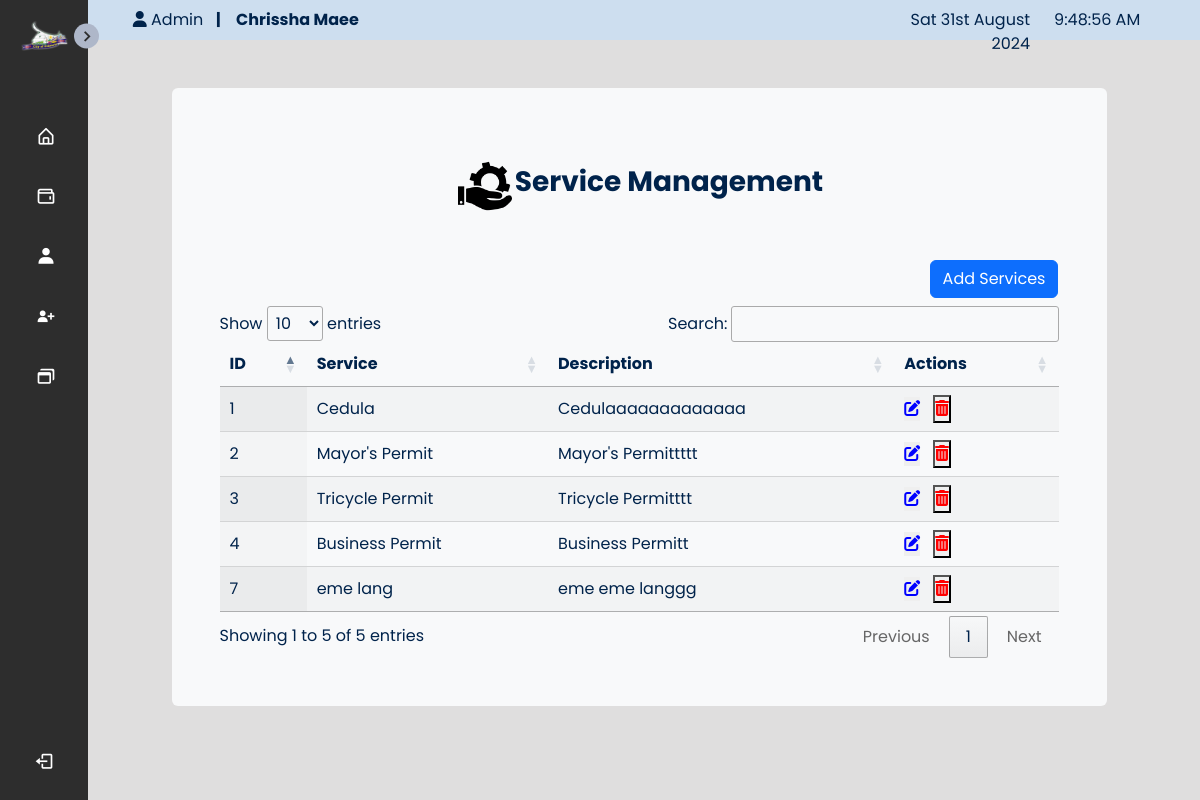
Page /admin/service_management.php (signed in) on the committed database.
### tables this page shows
CREATE TABLE `service` (
  `service_id` int(11) NOT NULL,
  `service_name` varchar(50) NOT NULL,
  `service_desc` text NOT NULL
);

### admin/service_management.php (the view, shortened to what this page needs)
<?php
require '../config.php';
?>
<!DOCTYPE html>
<html lang="en">
<head>
    <?php include('../inc/header.php'); ?>
    <link rel="stylesheet" href="../css/AdminStyle.css">
</head>
<body>
    <?php include('../inc/admin_navbar.php');
    ?>
    <section class="home">
        <div class="cont">
            <?php include('admin_bar.php'); ?>
            <div class="col-10 mx-auto my-5 bg-light rounded">
                <div class="col-sm-12 mx-auto p-5">
                    <div id="services">
                        <center>
                            <table>
                                <tr>
                                    <td><img src="../images/services.png" alt=""></td>
                                    <td>
                                        <h3><b>Service Management</h3></b>
                                    </td>
                                </tr>
                            </table>
                        </center>
                    </div><br>
                    <div class="row">
                        <div class="col-sm-2 mb-2">
                        </div>
                        <div class="col-sm-10 mb-2" align="right">
                            <button type="button" class="btn btn-primary" data-bs-toggle="modal" data-bs-target="#staticBackdrop">Add Services</button>
                        </div>
                    </div>
                    <div style="overflow-x:auto;">
                        <table id="table_id" class="display">
                            <thead>
                                <tr>
                                    <th scope="col">ID</th>
                                    <th scope="col">Service</th>
                                    <th scope="col">Description</th>
                                    <th scope="col">Actions</th>
                                </tr>
                            </thead>
                            <tbody>
                                <?php
                                $sql = "select * from service";
                                $dataset = $connect->query($sql) or die("Error query");
                                if (mysqli_num_rows($dataset) > 0) {
                                    while ($data = $dataset->fetch_array()) {
                                        echo "<tr>
      <td> $data[0]</td>
      <td>$data[1]</td>
      <td>$data[2]</td>
      <td>  <button type='button' id='update' class='eme'  style=' border: none; background-color: none;' data-id='$data[0]' data-name='$data[1]' data-desc='$data[2]'  class='btn btn-success'><i  input type=\"edit\"  class=\"fa-solid fa-pen-to-square\" style=\"color:blue;\"></i></button>
      &nbsp; <button type='button' class='delete' data-id='$data[0]'> <i  input type=\"submit\"  class=\"fas fa-trash-alt\" style=\"color:red;\"></i> </button></td>
              </tr>";
                                    }
                                } else {
                                    echo "Empty resultset";
                                }
                                echo "</tbody>
</table>
</div>"; ?>
                    </div>
                </div>
            </div>
    </section>
    <br><br>
    <br><br>
</body>
</html>

### inc/header.php (shortened to what this page needs)
<!DOCTYPE html>
<html>
<head>
    <link href='https://unpkg.com/boxicons@2.1.1/css/boxicons.min.css' rel='stylesheet'>
    <link href="https://cdn.jsdelivr.net/npm/bootstrap@5.2.0-beta1/dist/css/bootstrap.min.css" rel="stylesheet">
    <link rel="stylesheet" type="text/css" href="https://cdn.datatables.net/1.12.1/css/jquery.dataTables.css">

### inc/admin_navbar.php (shortened to what this page needs)
<nav class="sidebar close">
    <header>
        <div class="image-text">
            <span class="image">
                <img src="../images/citylogo.png" alt="">
            </span>
        </div>
        <i class='bx bx-chevron-right toggle'></i>
    </header>
    <div class="menu-bar">
        <div class="menu">
            <ul class="menu-links">
                <li class="nav-link">
                    <a href="adminpage.php">
                        <i class='bx bx-home-alt icon'></i>
                    </a>
                </li>
                <li class="nav-link">
                    <a href="service_management.php">
                        <i class='bx bx-wallet icon'></i>
                    </a>
                </li>
                <li class="nav-link">
                    <a href="admin_manage_admin.php">
                        <i class='bx bxs-user icon'></i>
                    </a>
                </li>
                <li class="nav-link">
                    <a href="admin_manage_processor.php">
                        <i class='bx bxs-user-plus icon'></i>
                    </a>
                </li>
                <li class="nav-link">
                    <a href="manage_window.php">
                        <i class='bx bx-windows icon'></i>
                    </a>
                </li>
            </ul>
        </div>
        <div class="bottom-content">
            <li class="">
                <a href="../logout.php">
                    <i class='bx bx-log-out icon'></i>
                </a>
            </li>
        </div>
    </div>
</nav>

### admin/admin_bar.php (shortened to what this page needs)
<div style="width: 100%; background-color: #CDDEEF; position: sticky; top: 0; z-index: 1;" class="sticky-top p-0">
    <div style=" background-color: #CDDEEF; height: 40px; padding: 8px;" class="col-11 mx-auto">
        <div class="row">
            <div class="col-8">
                <i class="fa-solid fa-user"></i> Admin &nbsp; <b>|</b>&nbsp; <b>&nbsp;&nbsp;<?php
                                                                                            echo $_SESSION['admin']['u_name'];
                                                                                            ?></b>
            </div>
            <div class="col-4">
                <div class="row">
                    <div class="col-2">
                    </div>
                    <div class="col-6" align="right">
                        <?php
                        echo date('D jS F Y'); ?>
                    </div>
                    <div class="col-4" align="left">
                        <div id="current-time"></div>
                    </div>
                </div>
            </div>
        </div>
    </div>
</div>

### css/adminstyle.css (style rules this page uses)
* { margin: 0; padding: 0; box-sizing: border-box; font-family: 'Poppins'; color: #00234B; }
:root { --body-color: #dfdede; --sidebar-color: #2D2D2D; --primary-color: #aeb7c9; --primary-color-light: #F6F5FF; --toggle-color: rgb(202, 198, 198); --text-color: #ffffff; --tran-03: all 0.2s ease; --tran-03: all 0.3s ease; --tran-04: all 0.3s ease; --tran-05: all 0.3s ease; }
body { height: auto; background-color: var(--body-color); transition: var(--tran-05); }
.sidebar { position: fixed; top: 0; left: 0; height: 100%; width: 250px; padding: 10px 14px; background: var(--sidebar-color); transition: var(--tran-05); z-index: 100; }
.sidebar.close { width: 88px; }
.sidebar li { height: 50px; list-style: none; display: flex; align-items: center; margin-top: 10px; }
.sidebar header .image, .sidebar .icon { min-width: 60px; border-radius: 6px; }
.sidebar .icon { min-width: 60px; border-radius: 6px; height: 100%; display: flex; align-items: center; justify-content: center; font-size: 20px; }
.sidebar .text, .sidebar .icon { color: var(--text-color); transition: var(--tran-03); }
.sidebar header { position: relative; }
.sidebar header .image-text { display: flex; align-items: center; }
.sidebar header .image { display: flex; align-items: center; justify-content: center; }
.sidebar header .image img { width: 51px; }
.sidebar header .toggle { position: absolute; top: 50%; right: -25px; transform: translateY(-50%) rotate(180deg); height: 25px; width: 25px; background-color: var(--primary-color); color: var(--sidebar-color); border-radius: 50%; display: flex; align-items: center; justify-content: center; font-size: 22px; cursor: pointer; transition: var(--tran-05); }
.sidebar.close .toggle { transform: translateY(-50%) rotate(0deg); }
.sidebar .menu { margin-left: -30px; margin-top: 40px; }
.sidebar li a { list-style: none; height: 100%; background-color: transparent; display: flex; align-items: center; height: 100%; width: 100%; border-radius: 6px; text-decoration: none; transition: var(--tran-03); }
.sidebar .menu-bar { height: calc(100% - 55px); display: flex; flex-direction: column; justify-content: space-between; overflow-y: scroll; }
.home { position: absolute; top: 0; top: 0; left: 250px; height: auto; width: calc(100% - 250px); background-color: var(--body-color); transition: var(--tran-05); }
.sidebar.close~.home { left: 78px; height: 100vh; width: calc(100% - 78px); }
#services { padding: 20px; }
#services img { height: 60px; width: 60px; }
.cont { background-color: #dfdede; height: auto; width: auto; padding-bottom: 40px; }

### rows in the picture
service: service_id "1", service_name "Cedula", service_desc "Cedulaaaaaaaaaaaaa"
service: service_id "2", service_name "Mayor's Permit", service_desc "Mayor's Permittttt"
service: service_id "3", service_name "Tricycle Permit", service_desc "Tricycle Permitttt"
service: service_id "4", service_name "Business Permit", service_desc "Business Permitt"
service: service_id "7", service_name "eme lang", service_desc "eme eme langgg"

### other values in the picture
$_SESSION['admin']['u_name'] "Chrissha Maee"
